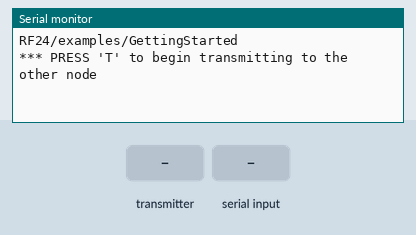
Simulated run of this sketch. Board: Arduino Uno, built with avr-gcc and run on an emulated ATmega328P. Parts: the last lines printed to the serial monitor. Inputs (shaded band) come from the test bench. No radio packets arrive unless stated.

Above: at 1.2 s.
1.3 s: the transmitter starts sending got_time = 0
At 1.37 s:
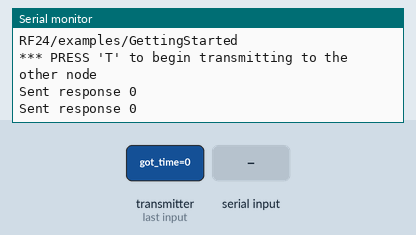
3.2 s: "T" received over Serial
At 4.0 s:
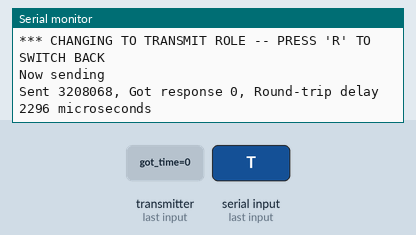
4.7 s: "R" received over Serial
At 5.36 s:
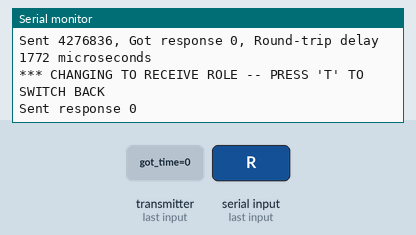

Measured:
- after the input at 1.3 s, the serial monitor: prints a new line at once (image 1)
- after the input at 3.2 s, the serial monitor: prints a new line at once (image 2)
- after the input at 4.7 s, the serial monitor: prints a new line after 0.59 s (image 3)

The sketch:

GettingStarted_uno.ino
```cpp
/*
* Getting Started example sketch for nRF24L01+ radios
* This is a very basic example of how to send data from one node to another
* Updated: Dec 2014 by TMRh20
*/

#include <SPI.h>
#include "RF24.h"
#include <common.h>
/****************** User Config ***************************/
/***      Set this radio as radio number 0 or 1         ***/
bool radioNumber = 1;

/* Hardware configuration: Set up nRF24L01 radio on SPI bus plus pins 7 & 8 */
RF24 radio(10,9);
/**********************************************************/

//byte addresses[][6] = {"1Node","2Node"};

// Used to control whether this node is sending or receiving
bool role = 0;

void setup() {
  Serial.begin(9600);
  Serial.println(F("RF24/examples/GettingStarted"));
  Serial.println(F("*** PRESS 'T' to begin transmitting to the other node"));

  radio.begin();

  // Set the PA Level low to prevent power supply related issues since this is a
 // getting_started sketch, and the likelihood of close proximity of the devices. RF24_PA_MAX is default.
  radio.setPALevel(RF24_PA_HIGH);
  radio.setChannel(123);
  radio.setDataRate(RF24_250KBPS);
  // Open a writing and reading pipe on each radio, with opposite addresses
  if(radioNumber){
    radio.openWritingPipe(addresses[1]);
    radio.openReadingPipe(1,addresses[0]);
  }else{
    radio.openWritingPipe(addresses[0]);
    radio.openReadingPipe(1,addresses[1]);
  }

  // Start the radio listening for data
  radio.startListening();
}

void loop() {


/****************** Ping Out Role ***************************/
if (role == 1)  {

    radio.stopListening();                                    // First, stop listening so we can talk.


    Serial.println(F("Now sending"));

myData.id = 1;
    myData._micros = micros();
    myData.type = 2;
    myData.value1 = 100.00;
    myData.value2 = 100.00;

    unsigned long start_time = micros();                             // Take the time, and send it.  This will block until complete
     if (!radio.write( &myData, sizeof(myData) )){
       Serial.println(F("failed"));
     }

    radio.startListening();                                    // Now, continue listening

    unsigned long started_waiting_at = micros();               // Set up a timeout period, get the current microseconds
    boolean timeout = false;                                   // Set up a variable to indicate if a response was received or not

    while ( ! radio.available() ){                             // While nothing is received
      if (micros() - started_waiting_at > 200000 ){            // If waited longer than 200ms, indicate timeout and exit while loop
          timeout = true;
          break;
      }
    }

    if ( timeout ){                                             // Describe the results
        Serial.println(F("Failed, response timed out."));
    }else{
        unsigned long got_time;                                 // Grab the response, compare, and send to debugging spew
        radio.read( &got_time, sizeof(unsigned long) );
        unsigned long end_time = micros();

        // Spew it
        Serial.print(F("Sent "));
        Serial.print(start_time);
        Serial.print(F(", Got response "));
        Serial.print(got_time);
        Serial.print(F(", Round-trip delay "));
        Serial.print(end_time-start_time);
        Serial.println(F(" microseconds"));
    }

    // Try again 1s later
    delay(1000);
  }


/****************** Pong Back Role ***************************/

  if ( role == 0 )
  {
    unsigned long got_time;

    if( radio.available()){
                                                                    // Variable for the received timestamp
      while (radio.available()) {                                   // While there is data ready
        radio.read( &got_time, sizeof(unsigned long) );             // Get the payload
      }

      radio.stopListening();                                        // First, stop listening so we can talk
      radio.write( &got_time, sizeof(unsigned long) );              // Send the final one back.
      radio.startListening();                                       // Now, resume listening so we catch the next packets.
      Serial.print(F("Sent response "));
      Serial.println(got_time);
   }
 }


/****************** Change Roles via Serial Commands ***************************/

  if ( Serial.available() )
  {
    char c = toupper(Serial.read());
    if ( c == 'T' && role == 0 ){
      Serial.println(F("*** CHANGING TO TRANSMIT ROLE -- PRESS 'R' TO SWITCH BACK"));
      role = 1;                  // Become the primary transmitter (ping out)

   }else
    if ( c == 'R' && role == 1 ){
      Serial.println(F("*** CHANGING TO RECEIVE ROLE -- PRESS 'T' TO SWITCH BACK"));
       role = 0;                // Become the primary receiver (pong back)
       radio.startListening();

    }
  }


} // Loop
```
